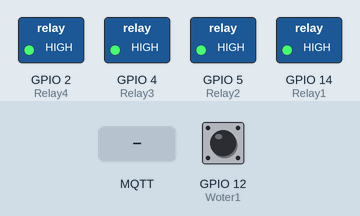
Recording of a sketch running on a simulated ESP8266 (NodeMCU). Shown: switched loads named in the sketch (green lamp = pin HIGH). Inputs (shaded band) come from the test bench; at power-on: GPIO 12 (Woter1) HIGH. WiFi joins after 1.5 s; servers stay silent unless stated; random numbers use the default seed unless the sketch sets one; no MQTT or app messages arrive unless stated; what the sketch prints to the serial monitor is not drawn.

Above: at 2.7 s.
2.8 s: MQTT message "1" arrives on the first subscribed topic
At 3.6 s:
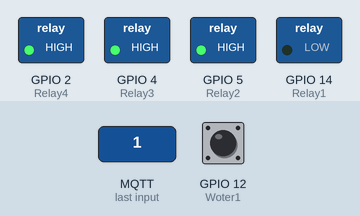
4.3 s: MQTT message "1" arrives on the second subscribed topic
At 4.7 s:
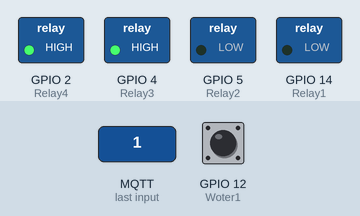
5.8 s: MQTT message "0" arrives on the first subscribed topic
At 7.0 s:
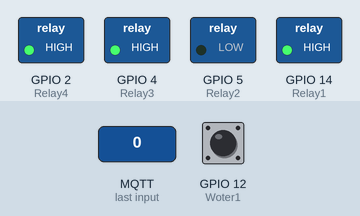
7.3 s: MQTT message "1" arrives on the third subscribed topic
At 8.3 s:
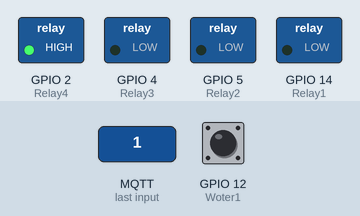
8.8 s: MQTT message "0" arrives on the second subscribed topic
At 9.4 s:
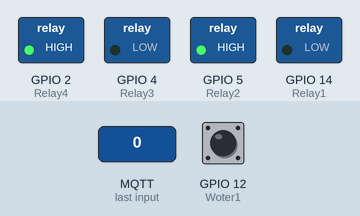
10.3 s: MQTT message "0" arrives on the third subscribed topic
At 11.7 s:
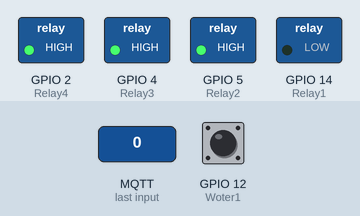
Timing chart, 0 to 12.8 s (numbered marks = the images above; inputs shaded):
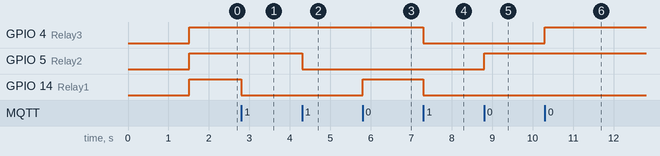

The sketch:

NODEMCU_RELAY_TEST.ino
```cpp
#include <ESP8266WiFi.h>
#include <PubSubClient.h>

int Relay1 = 14;// D5
int Relay2 = 5; // D1
int Relay3 = 4; // D2
int Relay4 = 2; // D4
int Woter1 = 12;// D6

// Update these with values suitable for your network.
const char* ssid = "DECOLE-WIFI";
const char* password = "A9061706210";
const char* mqtt_server = "192.168.1.5";

long lastMsg = 0;
char msg[50];
// Callback function header
void callback(char* topic, byte* payload, unsigned int length);

WiFiClient espClient;
PubSubClient client(espClient);

void setup_wifi() {
  delay(10);

  Serial.println();
  Serial.print("Connecting to ");
  Serial.println(ssid);

  WiFi.begin(ssid, password);

  while (WiFi.status() != WL_CONNECTED) {
    delay(500);
    Serial.print(".");
  }

  randomSeed(micros());

  Serial.println("");
  Serial.println("WiFi connected");
  Serial.println("IP address: ");
  Serial.println(WiFi.localIP());

}

void callback(char* topic, byte* payload, unsigned int length) {
  byte* p = (byte*)malloc(length);
  // Copy the payload to the new buffer
  memcpy(p,payload,length);
  //client.publish("outTopic", p, length);

  if (strcmp(topic,"water/major")==0){
    //client.publish("water/major","water/major");
    if(p[0] == '0') {
      digitalWrite(Relay1, HIGH);
    }
    else if(p[0] == '1') {
      digitalWrite(Relay1, LOW);
    }
  }

  if (strcmp(topic,"water/1")==0) {
    if(p[0] == '0') {
      digitalWrite(Relay2, HIGH);
    }
    else if(p[0] == '1') {
      digitalWrite(Relay2, LOW);
    }
  }

  if (strcmp(topic,"water/2")==0) {
    if(p[0] == '0') {
      digitalWrite(Relay3, HIGH);
    }
    else if(p[0] == '1') {
      digitalWrite(Relay1, LOW);
      digitalWrite(Relay3, LOW);
    }
  }

  if (strcmp(topic,"water/3")==0) {
    if(p[0] == '0') {
      digitalWrite(Relay4, HIGH);
    }
    else if(p[0] == '1') {
      digitalWrite(Relay1, LOW);
      digitalWrite(Relay4, LOW);
    }
  }

  if (strcmp(topic,"water/alarm")==0) {
    if(p[0] == '1') {
      // оключаем все реле
      digitalWrite(Relay1, HIGH);
      digitalWrite(Relay2, HIGH);
      digitalWrite(Relay3, HIGH);
      digitalWrite(Relay4, HIGH);
    }
  }

  free(p);
}

void reconnect() {
  while (!client.connected()) {
    Serial.print("Attempting MQTT connection...");
    // Создаем рандомный client ID
    String clientId = "ESP8266Client-";
    clientId += String(random(0xffff), HEX);
    // Пробуем подключиться
    if (client.connect(clientId.c_str()), "esp", "esp99669966q") {
      Serial.println("connected");
      // После конекта отправка тестового сообщения и подписка на топики
      client.publish("outTopicWater","hello water");
      client.subscribe("water/major");
      client.subscribe("water/1");
      client.subscribe("water/2");
      client.subscribe("water/3");
      client.subscribe("water/alarm");
    } else {

      Serial.print("failed, rc=");
      Serial.print(client.state());
      Serial.println(" try again in 5 seconds");

      // Ждем 5 секунд и запускаем еще раз
      delay(5000);
    }
  }
}

void setup() {
  Serial.begin(115200);
  setup_wifi();
  client.setServer(mqtt_server, 1883);
  client.setCallback(callback);

  pinMode(Relay1, OUTPUT);
  pinMode(Relay2, OUTPUT);
  pinMode(Relay3, OUTPUT);
  pinMode(Relay4, OUTPUT);
  pinMode(Woter1, INPUT);

  digitalWrite(Relay1, HIGH);
  digitalWrite(Relay2, HIGH);
  digitalWrite(Relay3, HIGH);
  digitalWrite(Relay4, HIGH);
}

void loop() {
  if (!client.connected()) {
    reconnect();
  }

  client.loop();
  long now = millis();

  if (now - lastMsg > 10000) {
    client.publish("water/check/major", String(!digitalRead(Relay1)).c_str(), true);
    client.publish("water/check/1",     String(!digitalRead(Relay2)).c_str(), true);
    client.publish("water/check/2",     String(!digitalRead(Relay3)).c_str(), true);
    client.publish("water/check/3",     String(!digitalRead(Relay4)).c_str(), true);
    client.publish("water/leakage",     String(!digitalRead(Woter1)).c_str(), true);

    lastMsg = now;
  }
}
```

Measured:
- after the input at 2.8 s, GPIO 14 (Relay1): HIGH → LOW at once
- after the input at 4.3 s, GPIO 5 (Relay2): HIGH → LOW at once
- after the input at 5.8 s, GPIO 14 (Relay1): LOW → HIGH at once
- after the input at 7.3 s, GPIO 4 (Relay3), GPIO 14 (Relay1): HIGH → LOW at once
- after the input at 8.8 s, GPIO 5 (Relay2): LOW → HIGH at once
- after the input at 10.3 s, GPIO 4 (Relay3): LOW → HIGH at once
